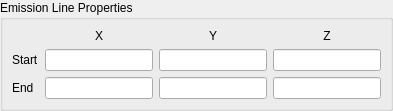
<?xml version="1.0" encoding="UTF-8"?>
<ui version="4.0">
 <class>EmissionPanelLine</class>
 <widget class="QWidget" name="EmissionPanelLine">
  <layout class="QVBoxLayout" name="rootLayout">
   <property name="leftMargin"><number>0</number></property>
   <property name="topMargin"><number>0</number></property>
   <property name="rightMargin"><number>0</number></property>
   <property name="bottomMargin"><number>0</number></property>
   <item>
    <widget class="QGroupBox" name="EmissionProperties">
     <property name="title">
      <string>Emission Line Properties</string>
     </property>
     <layout class="QGridLayout" name="boxLayout">
      <item row="0" column="1">
       <widget class="QLabel" name="labelX"><property name="text"><string>X</string></property><property name="alignment"><set>Qt::AlignCenter</set></property></widget>
      </item>
      <item row="0" column="2">
       <widget class="QLabel" name="labelY"><property name="text"><string>Y</string></property><property name="alignment"><set>Qt::AlignCenter</set></property></widget>
      </item>
      <item row="0" column="3">
       <widget class="QLabel" name="labelZ"><property name="text"><string>Z</string></property><property name="alignment"><set>Qt::AlignCenter</set></property></widget>
      </item>
      <item row="1" column="0">
       <widget class="QLabel" name="labelStart"><property name="text"><string>Start</string></property></widget>
      </item>
      <item row="1" column="1">
       <widget class="QLineEdit" name="LineStartX"/>
      </item>
      <item row="1" column="2">
       <widget class="QLineEdit" name="LineStartY"/>
      </item>
      <item row="1" column="3">
       <widget class="QLineEdit" name="LineStartZ"/>
      </item>
      <item row="2" column="0">
       <widget class="QLabel" name="labelEnd"><property name="text"><string>End</string></property></widget>
      </item>
      <item row="2" column="1">
       <widget class="QLineEdit" name="LineEndX"/>
      </item>
      <item row="2" column="2">
       <widget class="QLineEdit" name="LineEndY"/>
      </item>
      <item row="2" column="3">
       <widget class="QLineEdit" name="LineEndZ"/>
      </item>
     </layout>
    </widget>
   </item>
  </layout>
 </widget>
 <resources/>
 <connections/>
</ui>
